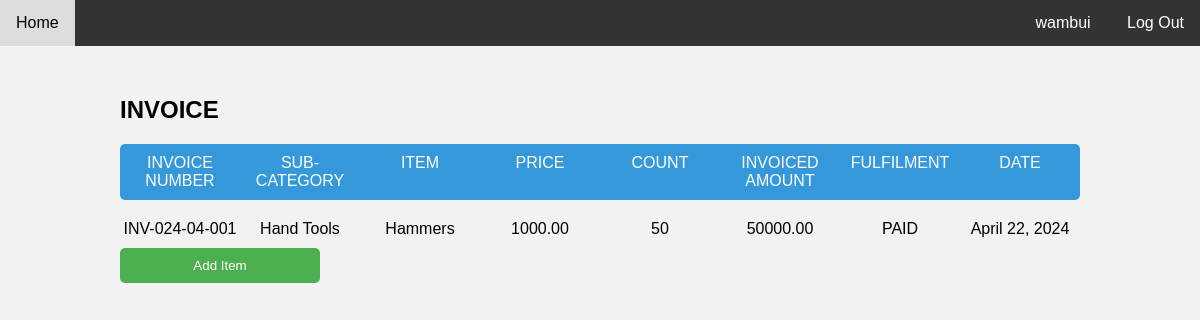
Screenshot of /invoice/ (signed in) with the database file from the repository.
### invoice/models.py (models this page shows, shortened)
class Invoice(models.Model):
    invoice_number = models.CharField(max_length=100, unique=True)
    subcategory = models.ForeignKey(Subcategory, on_delete=models.CASCADE)
    item = models.ForeignKey(Item, on_delete=models.CASCADE)
    price = models.DecimalField(max_digits=10, decimal_places=2, default=0)
    count = models.PositiveIntegerField(default=0)
    invoiced_amount = models.DecimalField(max_digits=10, decimal_places=2, null=True, blank=True)
    FULFILLMENT_CHOICES = (
        ('PAID', 'Paid'),
        ('UNPAID', 'Unpaid'),
    )
    fulfillment = models.CharField(max_length=100, choices=FULFILLMENT_CHOICES)
    date = models.DateField()

### inventory/models.py (models this page shows)
class Subcategory(models.Model):
    name = models.CharField(max_length=100)
    category = models.ForeignKey(Category, on_delete=models.CASCADE)
    def __str__(self):
        return self.name

class Item(models.Model):
    name = models.CharField(max_length=100)
    subcategory = models.ForeignKey(Subcategory, on_delete=models.CASCADE)
    count = models.IntegerField(default=0)
    def __str__(self):
        return self.name

### invoice/views.py (the view)
# urls.py: path('invoice/', views.invoice, name='invoice'),
def invoice(request):
    subcategories = Subcategory.objects.all()
    items = Item.objects.all()
    invoices = Invoice.objects.all()
    context = {'subcategories': subcategories, 'items': items, 'invoices': invoices}
    return render(request, 'invoice.html', context)

### invoice/templates/invoice.html (shortened to what this page needs)
{%load static%}
<!DOCTYPE html>
<html lang="en">
<head>
    <link rel="stylesheet" href="{% static 'invoice.css' %}">
    <link rel="stylesheet" href="{% static 'navbar.css' %}">
</head>
<body>
    <div class="navbar">
        <div class="nav-left">
            <a href="{% url 'landingpage' %}">Home</a>
        </div>
        <div class="nav-right">
            {% if user.is_authenticated %}
                <div class="user-dropdown">
                    <button class="dropbtn">{{ user.username }}</button>
                    <a href="{% url 'logout' %}">
                        <button class="dropbtn">Log Out</button>
                    </a>
                </div>
            {% endif %}
        </div>
    </div>
    <div class="container">
        <div class="heading">INVOICE</div>
        <div class="menu-row">
            <div class="command">INVOICE NUMBER</div>
            <div class="command">SUB-CATEGORY</div>
            <div class="command">ITEM</div>
            <div class="command">PRICE</div>
            <div class="command">COUNT</div>
            <div class="command">INVOICED AMOUNT</div>
            <div class="command">FULFILMENT</div>
            <div class="command">DATE</div>
        </div>
        {% for invoice in invoices %}
        <div class="row added-item-row ">
            <div class="command">{{ invoice.invoice_number }}</div>
            <div class="command">{{ invoice.subcategory }}</div>
            <div class="command">{{ invoice.item }}</div>
            <div class="command">{{ invoice.price }}</div>
            <div class="command">{{ invoice.count }}</div>
            <div class="command">{{ invoice.invoiced_amount }}</div>
            <div class="command">{{ invoice.fulfillment }}</div>
            <div class="command">{{ invoice.date }}</div>
        </div>
        {% endfor %}
        <button class="add-row-btn" onclick="showPopupForm()">Add Item</button>
    </div>
</body>
</html>

### invoice/static/invoice.css (style rules this page uses)
body { font-family: Arial, sans-serif; background-color: #f2f2f2; margin: 0; padding: 0; }
.container { width: 80%; margin: 50px auto; }
.heading { font-size: 24px; font-weight: bold; margin-bottom: 20px; }
.menu-row { display: flex; background-color: #3498db; color: white; padding: 10px 0; border-radius: 5px; margin-bottom: 20px; }
.command { flex: 1; text-align: center; }
.add-row-btn { display: block; width: 200px; padding: 10px; background-color: #4CAF50; color: white; border: none; border-radius: 5px; cursor: pointer; margin-bottom: 20px; }
.added-item-row { display: flex; margin-bottom: 10px; }

### inventory/static/navbar.css (style rules this page uses)
.navbar { background-color: #333; overflow: hidden; }
.nav-left { float: left; }
.nav-left a { display: inline-block; color: white; text-align: center; padding: 14px 16px; text-decoration: none; }
.nav-right { float: right; }
.user-dropdown { position: relative; display: inline-block; }
.dropbtn { background-color: #333; color: white; padding: 14px 16px; font-size: 16px; border: none; cursor: pointer; }
.navbar:after { content: ""; display: table; clear: both; }

### rows the page displays
Invoice: invoice_number "INV-024-04-001", subcategory "Hand Tools", item "Hammers", price "1000.00", count "50", invoiced_amount "50000.00", fulfillment "PAID", date "April 22, 2024"

### other values shown
{{ user.username }} "wambui"
